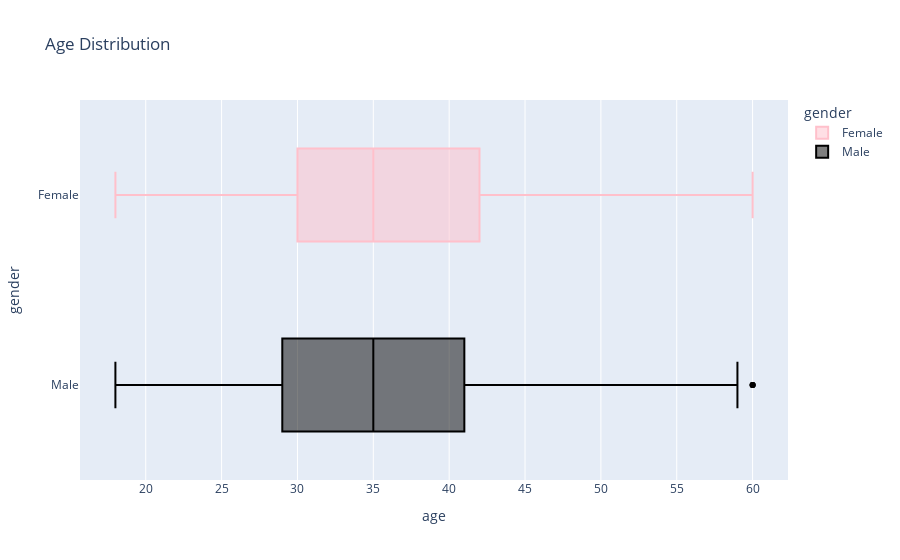

The notebook cell saved with this chart:
### Code cell
px.box(new_df,x="age", y = 'gender', title="Age Distribution", color="gender", color_discrete_sequence=["pink", "black"])

### Figure 1 — Plotly figure (JSON) as saved in the notebook; plotly's stock layout.template omitted (floating-point values rounded to 4 significant figures; data arrays with more than 128 entries replaced by an {"elided": "..."} marker saying what was removed)
{"data": [{"alignmentgroup": "True", "hovertemplate": "gender=%{y}<br>age=%{x}<extra></extra>", "legendgroup": "Female", "marker": {"color": "pink"}, "name": "Female", "notched": false, "offsetgroup": "Female", "orientation": "h", "showlegend": true, "type": "box", "x": {"elided": "545 int values"}, "x0": " ", "xaxis": "x", "y": {"elided": "545 str values"}, "y0": " ", "yaxis": "y"}, {"alignmentgroup": "True", "hovertemplate": "gender=%{y}<br>age=%{x}<extra></extra>", "legendgroup": "Male", "marker": {"color": "black"}, "name": "Male", "notched": false, "offsetgroup": "Male", "orientation": "h", "showlegend": true, "type": "box", "x": {"elided": "811 int values"}, "x0": " ", "xaxis": "x", "y": {"elided": "811 str values"}, "y0": " ", "yaxis": "y"}], "layout": {"boxmode": "overlay", "legend": {"title": {"text": "gender"}, "tracegroupgap": 0}, "title": {"text": "Age Distribution"}, "xaxis": {"anchor": "y", "domain": [0, 1], "title": {"text": "age"}, "type": "linear", "range": [15.67, 62.33], "autorange": true}, "yaxis": {"anchor": "x", "categoryarray": ["Male", "Female"], "categoryorder": "array", "domain": [0, 1], "title": {"text": "gender"}, "type": "category", "range": [-0.5, 1.5], "autorange": true}, "autosize": true}}
